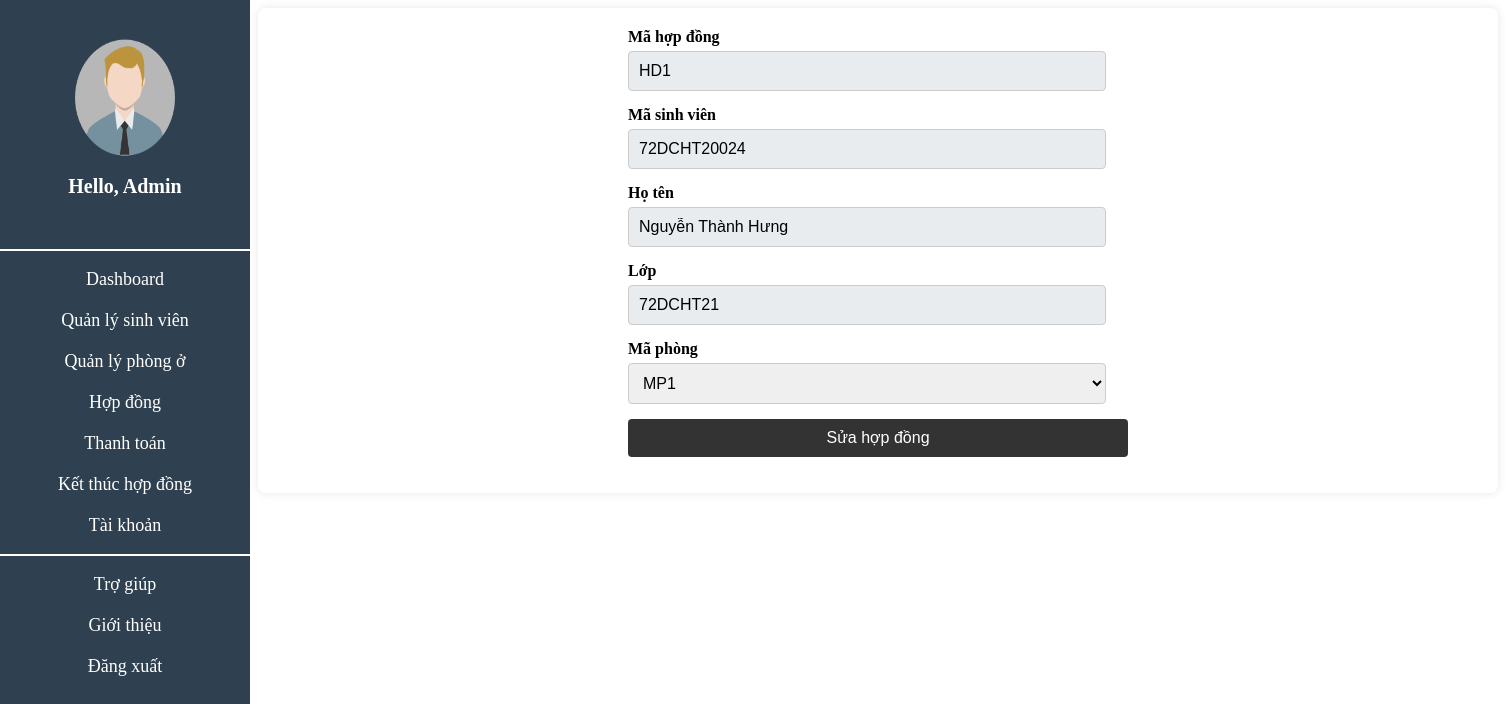
The page /view/Suahopdong.php?id=7 on the database its author committed.
### tables this page shows
CREATE TABLE `hopdong` (
  `id` int(11) NOT NULL,
  `Mahopdong` varchar(50) NOT NULL,
  `Masinhvien` varchar(100) DEFAULT NULL,
  `Hoten` varchar(50) DEFAULT NULL,
  `Lop` varchar(50) DEFAULT NULL,
  `Maphong` varchar(50) DEFAULT NULL,
  `Ngaytao` timestamp NULL DEFAULT current_timestamp() ON UPDATE current_timestamp()
);

### view/Suahopdong.php (the view, shortened to what this page needs)
<link rel="stylesheet" href="../css/themhopdong.css">
<?php
    include "sliderbar.php";
    include_once "../config/db.php";
    $phong_sql = "SELECT Maphong FROM phong";
    $phong_result = $conn->query($phong_sql);
    if(isset($_GET['id'])) {
        $id = $_GET['id'];
        $sql = "SELECT * FROM hopdong WHERE id = $id";
        $result = mysqli_query($conn, $sql);
        if(mysqli_num_rows($result) == 1) {
            $student = mysqli_fetch_assoc($result);
        } else {
            echo "<script>alert('Không tìm thấy thông tin hợp đồng');</script>";
            exit;
        }
    } else {
        echo "<script>alert('ID Hợp đồng không được cung cấp');</script>";
        exit;
    }
?>
<body>
    <div class="themsinhvien">
        <div>
            <form action="" method="POST">
                <label for="Mahopdong">Mã hợp đồng</label>
                <input type="text" name="Mahopdong" id="mahopdong" value="<?php echo $student['Mahopdong']; ?>" readonly>
                <label for="Masinhvien">Mã sinh viên</label>
                <input type="text" name="Masinhvien" id="masinhvien" value="<?php echo $student['Masinhvien']; ?>" readonly>
                <label for="Hoten">Họ tên</label>
                <input type="text" name="Hoten" id="hoten" value="<?php echo $student['Hoten']; ?>" readonly>
                <label for="Lop">Lớp</label>
                <input type="text" name="Lop" id="lop" value="<?php echo $student['Lop']; ?>" readonly>
                <label for="Phong">Mã phòng</label>
                <select name="Phong" id="phong">
                    <?php
                        if ($phong_result->num_rows > 0) {
                            while($row = $phong_result->fetch_assoc()) {
                                $selected = ($row['Maphong'] == $student['Phong']) ? 'selected' : '';
                                echo "<option value='" . $row['Maphong'] . "' $selected>" . $row['Maphong'] . "</option>";
                            }
                        } else {
                            echo "<option value=''>Không có phòng</option>";
                        }
                    ?>
                </select>
                <input type="submit" value="Sửa hợp đồng">
            </form>
        </div>
    </div>
</body>

### css/themhopdong.css (style rules this page uses)
.themsinhvien { background-color: #ffffff; padding: 20px; border-radius: 8px; box-shadow: 0 0 10px rgba(0, 0, 0, 0.1); width: 1200px; margin-left: 250px; display: flex; flex-direction: column; align-items: center; }
form { display: flex; flex-direction: column; width: 500px; }
form label { margin-bottom: 5px; font-weight: bold; color: black; text-align: left; }
input[readonly], input[type="text"]:disabled, select:disabled { background-color: #e9ecef; }
input[type="text"], select { margin-bottom: 15px; padding: 10px; border: 1px solid #cccccc; border-radius: 4px; font-size: 16px; width: calc(100% - 22px); }
input[type="submit"] { background-color: #333; color: white; padding: 10px; border: none; border-radius: 4px; cursor: pointer; font-size: 16px; }
select { padding: 10px; border: 1px solid #cccccc; border-radius: 4px; font-size: 16px; }

### rows shown on the page
hopdong: Mahopdong "HD1", Masinhvien "72DCHT20024", Hoten "Nguyễn Thành Hưng", Lop "72DCHT21"

### other values the page prints
form field Phong "MP1"
